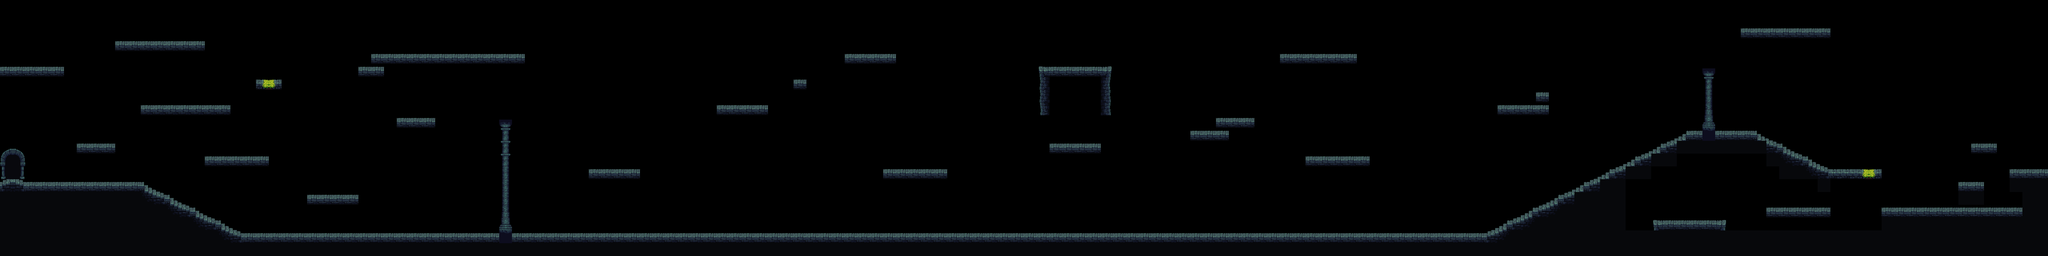

Below is a game level as drawn by its tile map, then a one-line description and the .tmx file that defines it, in full:
An orthogonal 160x20 tile map with 32x32 px tiles, 1 tile layer (Tile Layer 1), 2 tilesets and 2 objects (end, start).

<map version="1.10" tiledversion="1.11.2" orientation="orthogonal" renderorder="right-down" width="160" height="20" tilewidth="32" tileheight="32" infinite="0" nextlayerid="5" nextobjectid="20">
 <tileset firstgid="1" source="DungeonInsideHouse.tsx" />
 <tileset firstgid="400" source="assets/forestobjects.tsx" />
 <objectgroup id="3" name="Object Layer 1">
  <object id="13" name="type" type="end" gid="449" x="5074" y="429" width="47" height="57" />
  <object id="15" name="type" type="start" gid="449" x="82" y="460" width="47" height="57" />
 </objectgroup>
 <layer id="1" name="Tile Layer 1" width="160" height="20">
  <data encoding="csv">
5,5,5,5,5,5,0,0,5,5,5,5,5,5,5,5,5,5,5,5,5,5,5,5,5,5,5,5,5,5,5,5,5,5,5,5,5,5,5,5,5,5,5,5,5,5,5,5,5,5,5,5,5,5,5,5,5,5,5,5,5,5,5,5,5,5,5,5,5,5,5,5,5,5,5,5,5,5,5,5,5,5,5,5,5,5,5,5,5,5,5,5,5,5,5,5,5,5,5,5,5,5,5,5,5,5,5,5,5,5,5,5,5,5,5,5,5,5,5,5,5,5,5,5,5,5,5,5,5,5,5,5,5,5,5,5,5,5,5,5,5,5,5,5,5,5,5,5,5,5,5,5,5,5,5,5,5,5,5,5,
5,0,0,5,0,0,5,0,5,5,5,5,5,5,5,5,5,5,5,5,5,5,5,5,5,5,5,5,5,5,5,5,5,5,5,5,5,5,5,5,5,5,5,5,5,5,5,5,5,5,5,5,5,5,5,5,5,5,5,5,5,5,5,5,5,5,5,5,5,5,5,5,5,5,5,5,5,5,5,5,5,5,5,5,5,5,5,5,5,5,5,5,5,5,5,5,5,5,5,5,5,5,5,5,5,5,5,5,5,5,5,5,5,5,5,5,5,5,5,5,5,5,5,5,5,5,5,5,5,5,5,5,5,5,5,5,5,5,5,5,5,5,5,5,5,5,5,5,5,5,5,5,5,5,5,5,5,5,5,5,
5,0,5,5,5,0,0,0,0,5,5,5,5,5,5,5,5,5,5,5,5,5,5,5,5,5,5,5,5,5,5,5,5,5,5,5,5,5,5,5,5,5,5,5,5,5,5,5,5,5,5,5,5,5,5,5,5,5,5,5,5,5,5,5,5,5,5,5,5,5,5,5,5,5,5,5,5,5,5,5,5,5,5,5,5,5,5,5,5,5,5,5,5,5,5,5,5,5,5,5,5,5,5,5,5,5,5,5,5,5,5,5,5,5,5,5,5,5,5,5,5,5,5,5,5,5,5,5,5,5,5,5,5,5,5,5,2,2,2,2,2,2,2,5,5,5,5,5,5,5,5,5,5,5,5,5,5,5,5,5,
5,0,0,0,0,0,0,5,0,2,2,2,2,2,2,2,5,5,5,5,5,5,5,5,5,5,5,5,5,5,5,5,5,5,5,5,5,5,5,5,5,5,5,5,5,5,5,5,5,5,5,5,5,5,5,5,5,5,5,5,5,5,5,5,5,5,5,5,5,5,5,5,5,5,5,5,5,5,5,5,5,5,5,5,5,5,5,5,5,5,5,5,5,5,5,5,5,5,5,5,5,5,5,5,5,5,5,5,5,5,5,5,5,5,5,5,5,5,5,5,5,5,5,5,5,5,5,5,5,5,5,5,5,5,5,5,5,5,5,5,5,5,5,5,5,5,5,5,5,5,5,5,5,5,5,5,5,5,5,5,
0,0,0,0,0,0,0,0,0,0,5,5,5,5,5,5,5,5,5,5,5,5,5,5,5,5,5,5,5,2,2,2,2,2,2,2,2,2,2,2,2,5,5,5,5,5,5,5,5,5,5,5,5,5,5,5,5,5,5,5,5,5,5,5,5,5,2,2,2,2,5,5,5,5,5,5,5,5,5,5,5,5,5,5,5,5,5,5,5,5,5,5,5,5,5,5,5,5,5,5,2,2,2,2,2,2,5,5,5,5,5,5,5,5,5,5,5,5,5,5,5,5,5,5,5,5,5,5,5,5,5,5,5,5,5,5,5,5,5,5,5,5,5,5,5,5,5,5,5,5,5,5,5,5,5,5,5,5,5,5,
2,2,2,2,2,5,5,5,5,0,5,5,5,5,5,5,5,5,5,5,5,5,5,5,5,5,5,5,2,2,5,5,5,5,5,5,5,5,5,5,5,5,5,5,5,5,5,5,5,5,5,5,5,5,5,5,5,5,5,5,5,5,5,5,5,5,5,5,5,5,5,5,5,5,5,5,5,5,5,5,5,1,2,2,2,2,4,5,5,5,5,5,5,5,5,5,5,5,5,5,5,5,5,5,5,5,5,5,5,5,5,5,5,5,5,5,5,5,5,5,5,5,5,5,5,5,5,5,5,5,5,5,5,113,5,5,5,5,5,5,5,5,5,5,5,5,5,5,5,5,5,5,5,5,5,5,5,5,5,5,
5,5,5,5,5,5,5,5,5,0,5,5,5,5,5,5,5,5,5,5,19,20,5,5,5,5,5,5,5,5,5,5,5,5,5,5,5,5,5,5,5,5,5,5,5,5,5,5,5,5,5,5,5,5,5,5,5,5,5,5,5,5,2,5,5,5,5,5,5,5,5,5,5,5,5,5,5,5,5,5,5,22,5,5,5,5,25,5,5,5,5,5,5,5,5,5,5,5,5,5,5,5,5,5,5,5,5,5,5,5,5,5,5,5,5,5,5,5,5,5,5,5,5,5,5,5,5,5,5,5,5,5,5,134,5,5,5,5,5,5,5,5,5,5,5,5,5,5,5,5,5,5,5,5,5,5,5,5,5,5,
5,5,5,5,5,5,5,5,5,0,5,5,5,5,5,5,5,5,5,5,5,5,5,5,5,5,5,5,5,5,5,5,5,5,5,5,5,5,5,5,5,5,5,5,5,5,5,5,5,5,5,5,5,5,5,5,5,5,5,5,5,5,5,5,5,5,5,5,5,5,5,5,5,5,5,5,5,5,5,5,5,22,5,5,5,5,46,5,5,5,5,5,5,5,5,5,5,5,5,5,5,5,5,5,5,5,5,5,5,5,5,5,5,5,5,5,5,5,5,5,2,5,5,5,5,5,5,5,5,5,5,5,5,155,5,5,5,5,5,5,5,5,5,5,5,5,5,5,5,5,5,5,5,5,5,5,5,5,5,5,
5,5,5,5,5,5,5,5,5,0,5,2,2,2,2,2,2,2,5,5,5,5,5,5,5,5,5,5,5,5,5,5,5,5,5,5,5,5,5,5,5,5,5,5,5,5,5,5,5,5,5,5,5,5,5,5,2,2,2,2,5,5,5,5,5,5,5,5,5,5,5,5,5,5,5,5,5,5,5,5,5,43,5,5,5,5,46,5,5,5,5,5,5,5,5,5,5,5,5,5,5,5,5,5,5,5,5,5,5,5,5,5,5,5,5,5,5,2,2,2,2,5,5,5,5,5,5,5,5,5,5,5,5,176,5,5,5,5,5,5,5,5,5,5,5,5,5,5,5,5,5,5,5,5,5,5,5,5,5,5,
5,5,5,5,5,5,5,5,5,0,5,5,5,5,5,5,5,5,5,5,5,5,5,5,5,5,5,5,5,5,5,2,2,2,5,5,5,5,5,113,5,5,5,5,5,5,5,5,5,5,5,5,5,5,5,5,5,5,5,5,5,5,5,5,5,5,5,5,5,5,5,5,5,5,5,5,5,5,5,5,5,6,6,6,6,6,6,6,5,5,5,5,5,5,5,2,2,2,5,5,5,5,5,5,5,5,5,5,5,5,5,5,5,5,5,5,5,5,5,5,5,5,5,5,5,5,5,5,5,5,5,5,5,197,5,5,5,5,5,5,5,5,5,5,5,5,5,5,5,5,5,5,5,5,5,5,5,5,5,5,
5,5,5,5,5,5,5,5,0,0,5,5,5,5,5,5,5,5,5,5,5,5,5,5,5,5,5,5,5,5,5,5,5,5,5,5,5,5,5,134,5,5,5,5,5,5,5,5,5,5,5,5,5,5,5,5,5,5,5,5,5,5,5,5,5,5,5,5,5,5,5,5,5,5,5,5,5,5,5,5,5,5,5,5,5,6,6,6,5,5,5,5,5,2,2,2,5,5,5,5,5,5,5,5,5,5,5,5,5,5,5,5,5,5,5,5,5,5,5,5,5,5,5,5,5,5,5,5,5,5,68,69,2,218,2,2,2,70,71,5,5,5,5,5,5,5,5,5,5,5,5,5,5,5,5,5,5,5,5,5,
238,239,5,5,5,5,2,2,2,0,5,5,5,5,5,5,5,5,5,5,5,5,5,5,5,5,5,5,5,5,5,5,5,5,5,5,5,5,5,134,5,5,5,5,5,5,5,5,5,5,5,5,5,5,5,5,5,5,5,5,5,5,5,5,5,5,5,5,5,5,5,5,5,5,5,5,5,5,5,5,5,5,2,2,2,2,5,5,5,5,5,5,5,5,5,5,5,5,5,5,5,5,5,5,5,5,5,5,5,5,5,5,5,5,5,5,5,5,5,5,5,5,5,5,5,0,5,5,68,69,89,23,23,23,23,23,23,23,92,70,71,5,5,5,5,5,5,5,5,5,5,5,5,5,2,2,5,5,5,5,
259,260,5,5,5,5,5,5,0,0,5,5,5,5,5,5,2,2,2,2,2,5,5,5,5,5,5,5,5,5,5,5,5,5,5,5,5,5,5,134,5,5,5,5,5,5,5,5,5,5,5,5,5,5,5,5,5,5,5,5,5,5,5,5,5,5,5,5,5,5,5,5,5,5,5,5,5,5,5,5,5,5,5,5,5,5,5,5,5,5,5,5,5,5,5,5,5,5,5,5,5,5,2,2,2,2,2,5,5,5,5,5,5,5,5,5,5,5,5,5,5,5,5,5,5,0,68,69,89,23,23,5,5,5,5,5,5,5,23,91,92,70,71,5,5,5,5,5,5,5,5,5,5,5,5,5,5,5,5,5,
280,281,5,5,5,5,5,5,5,0,5,5,5,5,5,5,5,5,5,5,5,5,5,5,5,5,5,5,5,5,5,5,5,5,5,5,5,5,5,155,5,5,5,5,5,5,2,2,2,2,5,5,5,5,5,5,5,5,5,5,5,5,5,5,5,5,5,5,5,2,2,2,2,2,5,5,5,5,5,5,5,5,5,5,5,5,5,5,5,5,5,5,5,5,5,5,5,5,5,5,5,5,5,5,5,5,5,5,5,5,5,5,5,5,5,5,5,5,5,5,5,5,5,0,68,69,89,23,23,5,5,5,5,5,5,5,5,5,5,23,23,91,92,3,3,19,20,5,5,5,5,5,5,5,5,5,5,2,2,2,
89,92,2,2,2,2,2,2,2,2,2,70,71,5,5,5,5,5,5,5,5,5,5,5,5,5,5,5,5,5,5,5,5,5,5,5,5,5,5,155,5,5,5,5,5,5,5,5,5,5,5,5,5,5,5,5,5,5,5,5,5,5,5,5,5,5,5,5,5,5,5,5,5,5,5,5,5,5,5,5,5,5,5,5,5,5,5,5,5,5,5,5,5,5,5,5,5,5,5,5,5,5,5,5,5,5,5,5,5,5,5,5,5,5,5,5,5,5,5,5,5,0,68,69,89,23,23,5,5,5,5,5,5,5,5,5,5,5,5,5,5,5,23,14,14,28,0,5,5,5,5,5,5,2,2,5,5,24,24,24,
23,23,23,23,23,23,23,23,23,23,23,91,92,70,71,5,5,5,5,5,5,5,5,5,2,2,2,2,5,5,5,5,5,5,5,5,5,5,5,155,5,5,5,5,5,5,5,5,5,5,5,5,5,5,5,5,5,5,5,5,5,5,5,5,5,5,5,5,5,5,5,5,5,5,5,5,5,5,5,5,5,5,5,5,5,5,5,5,5,5,5,5,5,5,5,5,5,5,5,5,5,5,5,5,5,5,5,5,5,5,5,5,5,5,5,5,5,5,5,5,68,69,89,23,23,45,45,5,5,5,5,5,5,5,5,5,5,5,5,5,5,5,5,5,5,28,0,5,5,5,5,5,5,24,24,5,5,5,24,24,
23,23,23,23,23,23,23,23,23,23,23,23,23,91,92,70,71,5,5,5,5,5,5,5,5,5,5,5,5,5,5,5,5,5,5,5,5,5,5,176,5,5,5,5,5,5,5,5,5,5,5,5,5,5,5,5,5,5,5,5,5,5,5,5,5,5,5,5,5,5,5,5,5,5,5,5,5,5,5,5,5,5,5,5,5,5,5,5,5,5,5,5,5,5,5,5,5,5,5,5,5,5,5,5,5,5,5,5,5,5,5,5,5,5,5,5,5,5,68,69,89,90,23,45,45,45,45,5,5,5,5,5,5,5,5,5,5,5,2,2,2,2,2,28,28,28,0,2,2,2,2,2,2,2,2,2,2,2,24,24,
23,23,23,23,23,23,23,23,23,23,23,23,23,23,23,91,92,70,71,5,5,5,5,5,5,5,5,5,5,5,5,5,5,5,5,5,5,5,5,197,5,5,5,5,5,5,5,5,5,5,5,5,5,5,5,5,5,5,5,5,5,5,5,5,5,5,5,5,5,5,5,5,5,5,5,5,5,5,5,5,5,5,5,5,5,5,5,5,5,5,5,5,5,5,5,5,5,5,5,5,5,5,5,5,5,5,5,5,5,5,5,5,5,5,5,5,68,69,89,90,23,45,45,45,45,45,45,5,5,1,2,2,2,2,4,5,5,5,5,5,5,5,5,28,28,28,0,24,24,24,24,24,24,24,24,24,24,24,24,24,
23,23,23,23,23,23,23,23,23,23,23,23,23,23,23,23,23,91,92,2,2,2,2,2,2,2,2,2,2,2,2,2,2,2,2,2,2,2,2,218,2,2,2,2,2,2,2,2,2,2,2,2,2,2,2,2,2,2,2,2,2,2,2,2,2,2,2,2,2,2,2,2,2,2,2,2,2,2,2,2,2,2,2,2,2,2,2,2,2,2,2,2,2,2,2,2,2,2,2,2,2,2,2,2,2,2,2,2,2,2,2,2,2,2,2,2,89,90,23,23,45,45,45,45,45,45,45,45,45,45,45,45,45,45,45,45,45,45,45,45,45,45,45,45,45,45,45,45,45,24,24,24,24,24,24,24,24,24,24,24,
45,45,45,45,45,45,45,45,45,45,45,45,45,45,45,45,45,45,45,45,45,45,45,45,45,45,45,45,45,45,45,45,45,45,45,45,45,45,45,45,45,45,45,45,45,45,45,45,45,45,45,45,45,45,45,45,45,45,45,45,45,45,45,45,45,45,45,45,45,45,45,45,45,45,45,45,45,45,45,45,45,45,45,45,45,45,45,45,45,45,45,45,45,45,45,45,45,45,45,45,45,45,45,45,45,45,45,45,45,45,45,45,45,45,45,45,45,45,45,45,45,45,45,45,45,45,45,45,45,45,45,45,45,45,45,45,45,45,45,45,45,45,45,45,45,45,45,45,45,45,45,45,45,45,45,45,45,45,45,24
</data>
 </layer>
</map>
